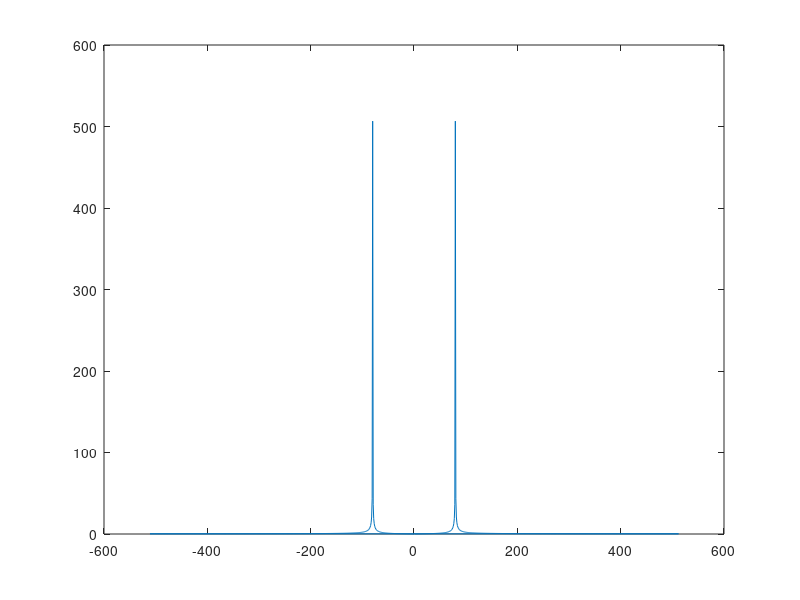

Source code (MATLAB):
function main()
    %n = 1000;
    %dt = 0.006;
    %vx = linspace(0, dt, n);
    %vy = test2(vx);
    %X = DFT(vy, n);
    n = 1024;
    timeframe = 1;
    vx = linspace(0, timeframe, n);
    vy = test2(vx);
    X = abs(FFT(vy, n));
    plot(fftfreq(n, timeframe/n), 2 * abs(X/n));
    %X2 = fft(vy,n);
    %plot(linspace(0, round(n/8)/dt, round(n/8)), 2 .* abs(X(1:round(n/8))./n))
end

function vf = fftfreq(n, dt)
    tmp = [];
    
    for i = 1: n / 2
           tmp(i) = i / (n * dt);
           tmp(i + n/2) = (- n/2 + i) / (n * dt);
    end
    
    vf = tmp;
end

function vy = test2(vx)
    vy = 512 * sin(2 * pi * 80 .* vx);
end

function vy = test(vx)
    vy = 5 * sin((2 * pi * 200 ) .* vx) + (10 * sin((2 * pi * 20000 ) .* vx));
end

function X = DFT(xt, n)
    a0 = 0;
    a1 = 0;
    a2 = 0;
    X = zeros(n,1);
    S = 0;
    a0 = 2 * pi * 1/n;
    for k = 1:n
        a1 = a0 * (k - 1);
        for i = 1:n
            a2 = a1 * (i - 1);
            
            S = S + xt(i) * cos(a2) + -xt(i) * sin(a2) * 1j;
            %fprintf("%d %f %f\n", i, real(S), imag(S));
        end

        fprintf("%d %f %f %f \n", k, real(S), imag(S), abs(S));
        X(k) = S;
        S = 0;
    end
end

function X = FFT(x, n)
    WN = exp(-j * 2 * pi / n);
    N = round(n / 2);
    S1 = 0j;
    S2 = 0j;
    WNK = WN;
    WNK2 = 1j;
    WNK2I = 1j;
    
    for k = 1:n
        for i = 1:N
            S1 = S1 + x((i*2) - 1) * WNK2I;
            S2 = S2 + x(i*2) * WNK2I;
            WNK2I = WNK2I * WNK2;
        end
        X(k) = S1 + S2 * WNK;
        S1 = 0;
        S2 = 0;
        WNK = WNK * WN;
        WNK2 = WNK * WNK;
    end
end

function X = FFT2(x, n)
    WN = exp(-j * 2 * pi / n);
    N = round(n / 2);
    S = 0j;
    WNK = 1j;
    WNK2 = 1j;
    
    for k = 1:n
        WNK = WN^k;
        WNK2 = WNK^2;
        WNK2I = 1;
        for i = 1:N
            S = S + (x((i*2) - 1) + x(i*2) * WNK) * WNK2I; 
            WNK2I = WNK2I * WNK2;
        end
        X(k) = S;
        S = 0;
        
    end
end
